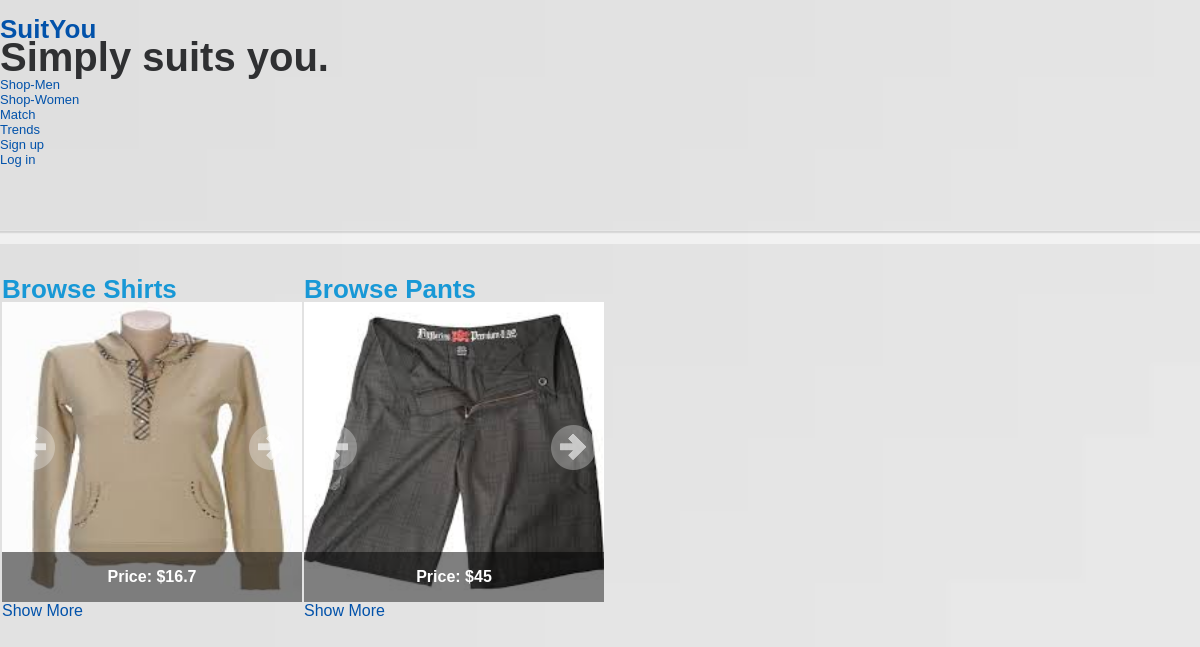
The app's page /shop_entrance.php?gender=male, older data.
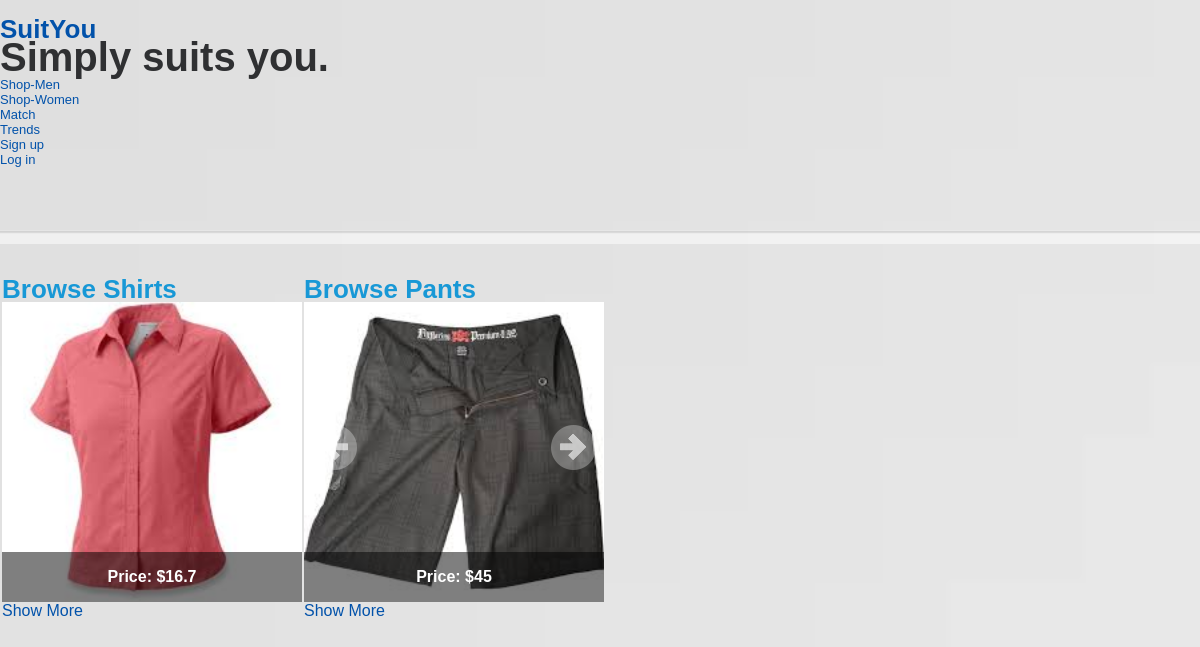
The same page, newer data.
### tables this page shows
CREATE TABLE IF NOT EXISTS `items` (
  `item_id` int(10) unsigned NOT NULL AUTO_INCREMENT,
  `name` varchar(255) NOT NULL,
  `gender` enum('MALE','FEMALE') NOT NULL DEFAULT 'MALE',
  `type` enum('TOP','BOTTOM') NOT NULL DEFAULT 'TOP',
  `description` text,
  `price` double NOT NULL,
  `designer_id` int(11) unsigned NOT NULL,
  `creation_time` timestamp NOT NULL DEFAULT CURRENT_TIMESTAMP,
  `picture` varchar(500) DEFAULT NULL,
  PRIMARY KEY (`item_id`),
  UNIQUE KEY `id` (`item_id`),
  FULLTEXT KEY `name` (`name`)
);

### shop_entrance.php (the view, shortened to what this page needs)
<?php
include("header.php");
$gender = $_GET["gender"];
$limit=4;
$queryTop = mysql_query('SELECT * FROM items WHERE gender="'.strtoupper($gender).'" AND type="TOP" LIMIT '.$limit);
$queryBottom = mysql_query('SELECT * FROM items WHERE gender="'.strtoupper($gender).'" AND type="BOTTOM" LIMIT '.$limit);
function showSlider($query,$id)
{
	echo '<div id="slider'.$id.'_container" style="position: relative; top: 0px; left: 0px; width: 300px; height: 300px;">';
	echo 	'<div u="slides" style="cursor: move; position: absolute; overflow: hidden; left: 0px; top: 0px; width: 300px; height: 300px;">';
		while($row = mysql_fetch_array($query))
		{
			$picture = $row['picture'];
			$price = $row['price'];
			$itemId= $row['item_id'];
			echo '<div><a href="show_item.php?itemId='.$itemId.'"><img u="image" src="images/items/'.$picture.'"/></a>';
			echo '<div u="caption" t="MCLIP|B" t2="NO" style="position: absolute; top: 250px; left: 0px;
	            width: 600px; height: 50px;">
	            <div style="position: absolute; top: 0px; left: 0px; width: 300px; height: 50px;
	                background-color: Black; opacity: 0.5; filter: alpha(opacity=50);">
	            </div>
	            <div style="position: absolute; top: 0px; left: 0px; width: 300px; height: 50px;
	                color: White; font-size: 16px; font-weight: bold; line-height: 50px; text-align: center;"><div>
	                Price: $'.$price.' </div>
	            </div>
	        </div></div>';
		}
    echo 	'</div>';
    echo '<span u="arrowleft" class="jssora01l" style="top: 123px; left: 8px;"></span>';
    echo '<span u="arrowright" class="jssora01r" style="top: 123px; right: 8px;"></span>';
	echo '</div>';
}
?>
    <div id="site_content">
        <div id="content">
            <div>
				<table>
					<tbody>
						<tr>
							<td>
								<h3>Browse Shirts</h3>
								<?php showSlider($queryTop,"top");?>
								<a href='shop.php?gender=<?php echo $gender;?>&type=top'> Show More </a>
							</td>
							<td>
								<h3>Browse <?php if (strtoupper($gender)=="MALE"){ ?> Pants <?php } else { ?> Pants and Skirts <?php } ?></h3>
								<a href='shop.php?gender=<?php echo $gender;?>&type=bottom'> Show More </a>
							</td>
						</tr>
					</tbody>
				</table>
			</div>
        </div>
    </div>
  </body>
</html>

Row changes from the older to the newer data that the page shows:
changed items (number 1 of 2 on the later page): picture: a different picture
